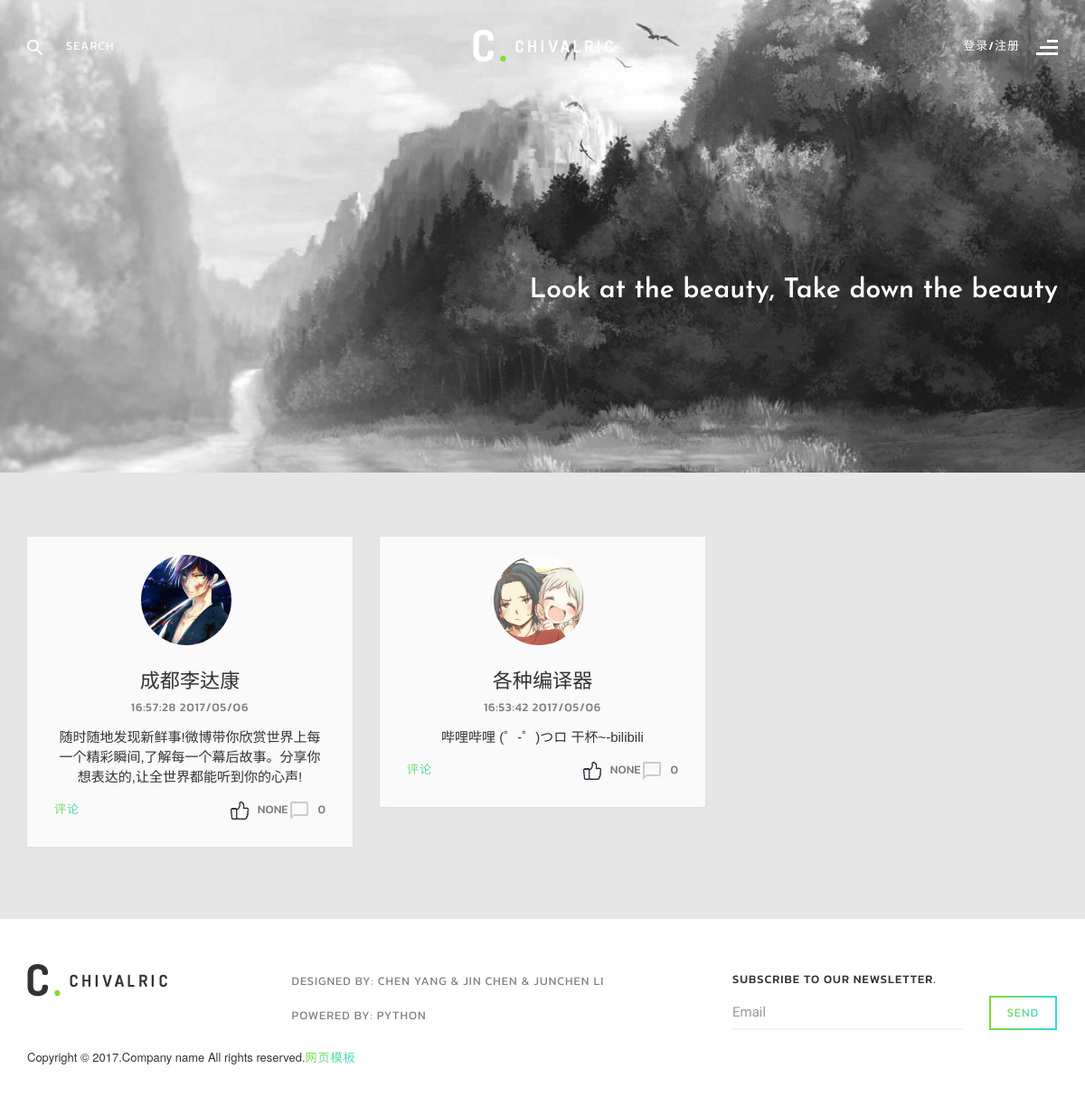
Before: / with the older database file.
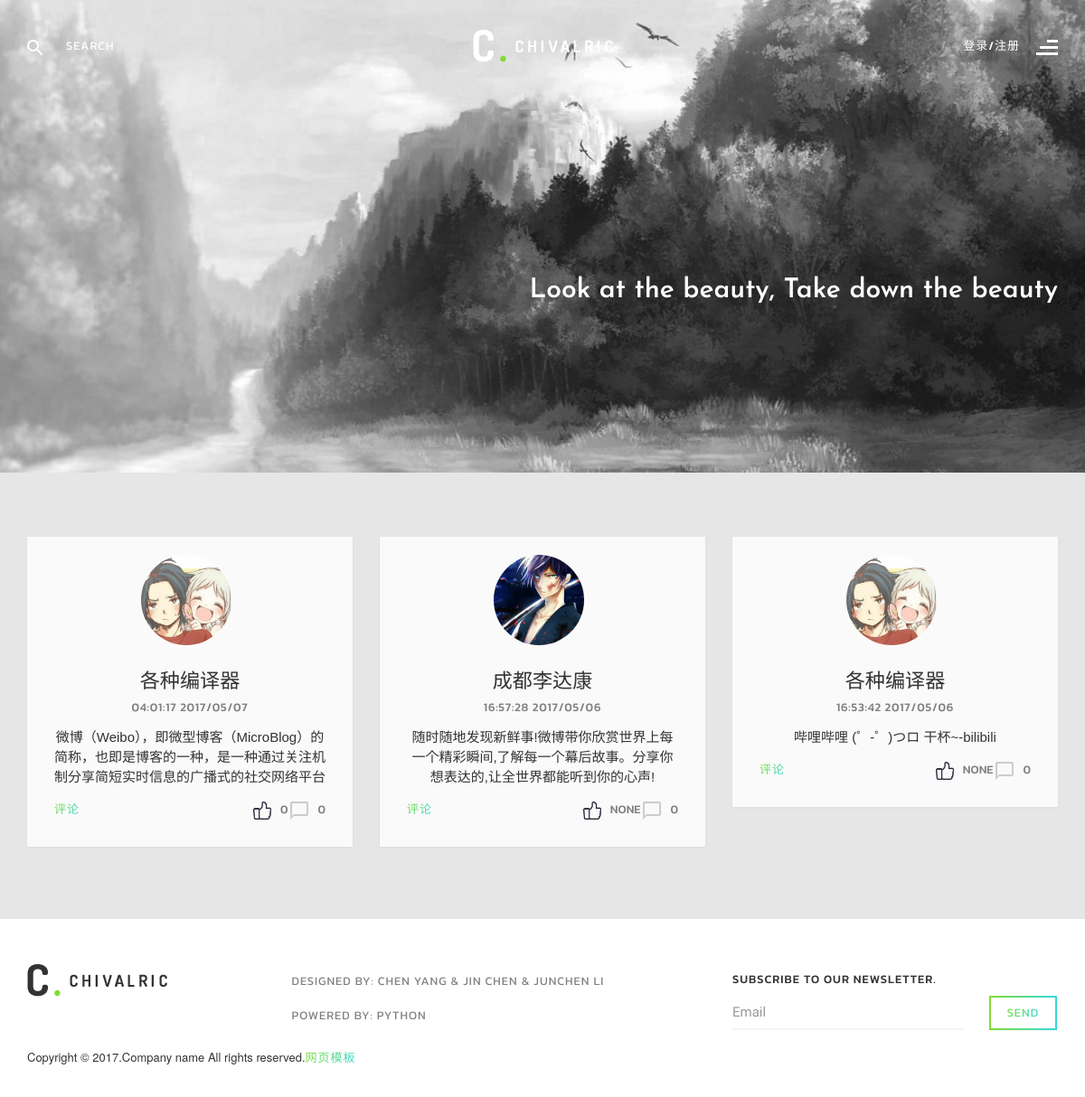
After: the same page with the newer database file.
### weibo/models.py (models this page shows, shortened)
class Article(db.Model):
	__tablename__ = 'articles'
	id = db.Column(db.Integer, primary_key=True)
	content = db.Column(db.String(140), nullable=False)
	timestamp = db.Column(db.DateTime, default=datetime.utcnow, index=True)
	user_id = db.Column(db.Integer, db.ForeignKey('users.id'))
	comments = db.relationship('Comment', backref='article')
	comments_number = db.Column(db.Integer, default=0)
	like = db.relationship('Like', backref='article')
	like_number = db.Column(db.Integer, default=0)

class User(UserMixin, db.Model):
	__tablename__ = 'users'
	id = db.Column(db.Integer, primary_key=True)
	email = db.Column(db.String(64), unique=True, index=True)
	username = db.Column(db.String(64), unique=True, index=True)
	password_hash = db.Column(db.String(128))
	image = db.Column(db.String(200), default='username.jpg')
	content = db.Column(db.String(200), default='这个人很懒，什么也没说')
	articles = db.relationship('Article', backref='user')
	comments = db.relationship('Comment', backref='user')
	like = db.relationship('Like', backref='user', lazy='dynamic')
	followers = db.relationship('Follow', foreign_keys=[Follow.followed_id], backref=db.backref('followed', lazy='joined'), lazy='dynamic', cascade='all, delete-orphan')
	followeds = db.relationship('Follow', foreign_keys=[Follow.follower_id], backref=db.backref('follower', lazy='joined'), lazy='dynamic', cascade='all, delete-orphan')
	@property
	def password(self):
		raise AttributeError('password is not a readable attribute')

### weibo/main/views.py (the view, shortened to what this page needs)
@main.route('/', methods=['GET', 'POST'])
def index():
	articles = Article.query.order_by(Article.timestamp.desc()).all()
	who = current_user._get_current_object()
	form = PublishForm()
	loginform = LoginForm()
	registerform = RegisterForm()
	return render_template('index.html', current_time=datetime.utcnow(), form=form, loginform=loginform, registerform=registerform, articles=articles)

### weibo/main/forms.py
class PublishForm(Form):
	content = TextAreaField('说点什么吧：', validators=[Required(), Length(max=140, message=('微博内容不能超过140字'))])
	submit = SubmitField('发表')

class LoginForm(Form):
	email = StringField('邮箱：', validators=[Required(), Length(1, 64), Email()])
	password = PasswordField('密码：', validators=[Required()])
	remember_me = BooleanField('记住我')
	submit = SubmitField('登录')

### weibo/templates/index.html (shortened to what this page needs)
<!DOCTYPE html>
<html lang="en">
<head>
    <link rel="stylesheet" href="../static/css/bootstrap.min.css">
    <link rel="stylesheet" href="../static/css/font-awesome.min.css">
    <link rel="stylesheet" href="../static/vendors/owl-carousel/assets/owl.carousel.css">
    <link rel="stylesheet" href="../static/vendors/magnific-popup/magnific-popup.css">
    <link href="../static/bootstrap3/css/bootstrap.css" rel="stylesheet" />
    <link href="../static/css/login-register.css" rel="stylesheet" />
    <link rel="stylesheet" href="http://netdna.bootstrapcdn.com/font-awesome/4.0.3/css/font-awesome.css">
    <link href="../static/css/style.css" rel="stylesheet">
    <link href="../static/css/theme/green.css" rel="stylesheet">
    <link rel="stylesheet" href="http://anijs.github.io/lib/anicollection/anicollection.css">
</head>
<body class="home" style="background-color: #E6E6E6">
    <header class="row transparent black header1" data-spy="affix" data-offset-top="0" id="header">
        <div class="container">
            <div class="row top-header">
                <div class="col-sm-4 search-form-col">
                    <form action="#" method="get" class="search-form">
                        <div class="input-group">
                            <span class="input-group-addon"><img src="../static/images/search-icon-white.png" alt=""></span>
                            <input type="search" class="form-control" placeholder="search">
                        </div>
                    </form>
                </div>
                <div class="col-sm-4 logo-col text-center">
                    <a href="/"><img src="../static/images/logo-white-green.png" alt=""></a>
                </div>
                <div class="col-sm-4 menu-trigger-col text-right">
                    <button class="menu-trigger pull-right">
                    {% if current_user.is_authenticated %}
                    <span class="active-page">{{ current_user.username }}</span>
                    {% else %}
                    <span class="active-page">登录/注册</span>
                    {% endif %}
                    <img src="../static/images/menu-align-white.png" alt="" class="icon-burger">
                </button>
                </div>
            </div>
        </div>
    </header>
    <section class="row featured-post-carousel">
        <div class="item post">
            <img src="../static/images/featured-posts/a.jpg" alt="" class="img-responsive main-bg">
            <div class="post-content">
                <div class="container">
                    <div style="float:right;">
                        <h2 class="post-title"><a>Look at the beauty, Take down the beauty</a></h2>
                    </div>
                </div>
            </div>
        </div>
    </section>
<section class="row content-wrap">
    <div class="container">
        <div class="col-sm-1"></div>
        <aside class="col-sm-10">
        </aside>
    </div>
    <div class="container">
        <div class="row" id="post-masonry">
            {% for article in articles %}
            <aside class="col-sm-4 widget-author widget widget-with-posts post" data-anijs="if: mouseover, do: pulse animated">
                <div class="widget-author-inner row">
                    <div class="author-avatar1 row">
                        <a href="/{{ article.user.username }}"><img src="../static/images/touxiang/{{ article.user.image }}" class="img-circle" width="100" height="100"></a>
                    </div>
                    <a href="/{{ article.user.username }}">
                        <h2 class="author-name">{{ article.user.username }}</h2>
                    </a>
                    <h5 class="author-title">{{ moment(article.timestamp).format('HH:mm:ss YYYY/MM/DD') }}</h5>
                    <div>
                        <a href="/content/{{ article.id }}"><p style="text-align: center; width: 100%; word-wrap: break-word;" ><span class="personal-font-p">{{ article.content }}</span></p></a>
                    </div>
                    <footer class="row">
                        <a href="/content/{{ article.id }}" class="know-more1">评论</a>
                        <div class="response-count"><img src="../static/images/comment-icon-gray.png">{{ article.comments_number }}</div>
                        {% if current_user.is_authenticated %}
                            {% if not current_user.is_like(current_user) %}
                            <div class="response-count"><span style="display: none;" id="mark">点赞</span><span style="display: none;" id="like_url">{{ article.id }}</span><img src="../static/images/point.png" id="like" width="20" height="20"><span id="like_number">{{ article.like_number }}</span>&nbsp;</div>
                            {% else %}
                            <div class="response-count"><span style="display: none;" id="mark">取消点赞</span><span style="display: none;" id="like_url">{{ article.id }}</span><img src="../static/images/point2.png" id="like" width="20" height="20"><span id="like_number">{{ article.like_number }}</span>&nbsp;</div>
                            {% endif %}
                        {% else %}
                        <div class="response-count"><img src="../static/images/point.png" width="20" height="20"><span id="like_number">{{ article.like_number }}</span>&nbsp;</div>
                        {% endif %}
                    </footer>
                </div>
            </aside>
            {% endfor %}
            </div>
        </div>
    </section>
    <footer class="row" id="footer">
        <div class="container">
            <div class="row top-footer">
                <div class="widget col-sm-3 widget-about">
                    <div class="row m0">
                        <a href="/"><img src="../static/images/logo-black-green.png" alt=""></a>
                    </div>
                </div>
                <div class="widget col-sm-5 widget-menu">
                    <div class="row">
                        <ul class="nav column-menu white-bg">
                            <li><a>Designed by: Chen Yang & jin chen & junchen li</a></li>
                            <li><a>Powered by: Python</a></li>
                        </ul>
                    </div>
                </div>
                <div class="widget col-sm-4 widget-subscribe">
                    <h5 class="widget-title">subscribe to our newsletter.</h5>
                    <form action="#" method="post" class="form-inline subscribe-form">
                        <div class="form-group">
                            <input type="email" class="form-control" placeholder="Email">
                        </div>
                        <button type="submit" class="btn btn-primary btn-sm"><span>send</span></button>
                    </form>
                </div>
            </div>
            <h5 class="copyright">Copyright &copy; 2017.Company name All rights reserved.<a target="_blank" href="http://sc.chinaz.com/moban/">&#x7F51;&#x9875;&#x6A21;&#x677F;</a></h5>
        </div>
    </footer>
</body>
</html>

### weibo/static/css/theme/green.css (style rules this page uses)
.btn-primary { border-left-color: #81db34; border-right-color: #34d9da; background-image: -webkit-linear-gradient(left, #81db34 0%, #34d9da 100%), -webkit-linear-gradient(left, #81db34 0%, #34d9da 100%); background-image: -moz-linear-gradient(left, #81db34 0%, #34d9da 100%), -moz-linear-gradient(left, #81db34 0%, #34d9da 100%); background-image: -o-linear-gradient(left, #81db34 0%, #34d9da 100%), -o-linear-gradient(left, #81db34 0%, #34d9da 100%); background-image: linear-gradient(to right, #81db34 0%, #34d9da 100%), linear-gradient(to right, #81db34 0%, #34d9da 100%); }
.btn-primary span { background: -webkit-linear-gradient(330deg, #81db34 0%, #34d9da 100%); -webkit-background-clip: text; -webkit-text-fill-color: transparent; color: #34d9da; }
.featured-post-carousel h2 a { color: #fff; }
.copyright a { background: -webkit-linear-gradient(330deg, #81db34 0%, #34d9da 100%); -webkit-background-clip: text; -webkit-text-fill-color: transparent; color: #34d9da; }
.widget-author .know-more1 { background: -webkit-linear-gradient(330deg, #81db34 0%, #34d9da 100%); -webkit-background-clip: text; -webkit-text-fill-color: transparent; color: #34d9da; }

Changed rows visible on the page:
added Article: user.image (picture), user.username "各种编译器", timestamp "04:01:17 2017/05/07", content "微博（Weibo），即微型博客（MicroBlog）的简称，也即是博客的一种，是一种通过关注机制分享简短实时信息的广播式的社交网络平台", comments_number "0", like_number "0"
